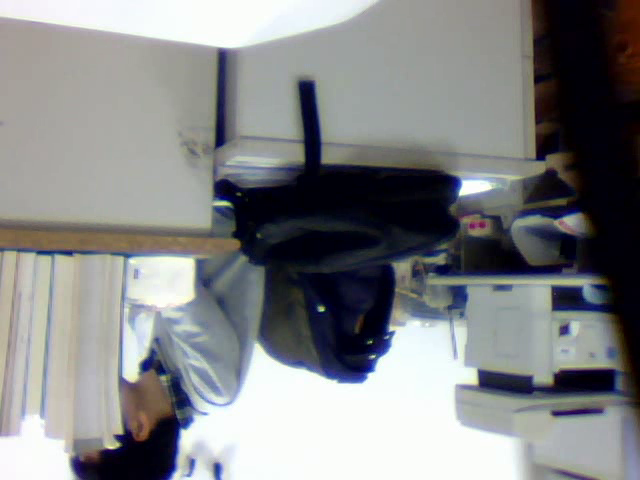
#> input picture frame 7 of Test/output.avi, 640 x 480 px, given in place of the camera
$ jupyter execute video.ipynb   (text cells are left out)
#> lines starting #> are read from the running program, lines starting #| are printed output that depends on the picture; pictures that were not available may be replaced by others from this repository, and a replacement may not be noted
[cell 1]
# capture video from camera

import numpy as np
import cv2

cap = cv2.VideoCapture(0)

while(True):
    # Capture frame-by-frame
    ret, frame = cap.read()
#> frame is the input picture: shape (480, 640, 3); mean B, G, R 134.8, 133.2, 131.7

    # Our operations on the frame come here
    gray = cv2.cvtColor(frame, cv2.COLOR_BGR2GRAY)
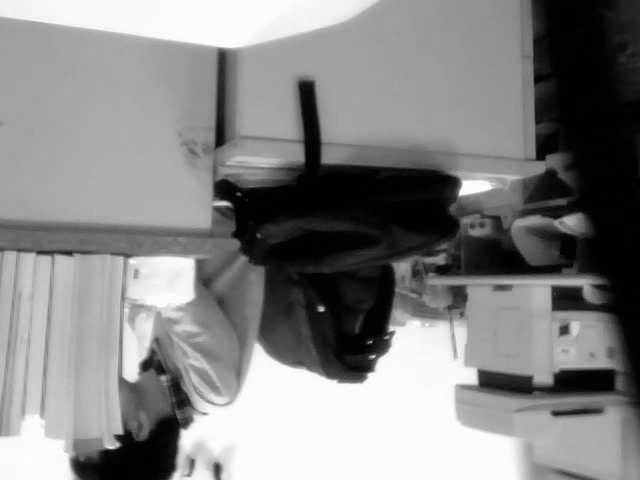
#> gray: shape (480, 640); min 0, max 255, mean 132.9

    # Display the resulting frame
    cv2.imshow('frame',gray)
    if cv2.waitKey(30) & 0xFF == ord('q'):
#> (key q is pressed here)
        break

# When everything done, release the capture
cap.release()
cv2.destroyAllWindows()

[cell 2]
# play video from file

import numpy as np
import cv2

cap = cv2.VideoCapture('./soccer.avi')

while(cap.isOpened()):
    ret, frame = cap.read()
    if ret == True:
        gray = cv2.cvtColor(frame, cv2.COLOR_BGR2GRAY)

        cv2.imshow('frame', gray)
        if cv2.waitKey(1) & 0xFF == ord('q'):
#> (key q is pressed here)
            break
    else:
        break
cap.release()
cv2.destroyAllWindows()

[cell 3]
import numpy as np
import cv2

cap = cv2.VideoCapture(0)

# Define the codec and create VideoWriter object
fourcc = cv2.VideoWriter_fourcc(*'XVID')
out = cv2.VideoWriter('output.avi',fourcc, 20.0, (640,480))

while(cap.isOpened()):
    ret, frame = cap.read()
    if ret==True:
        frame = cv2.flip(frame,0)
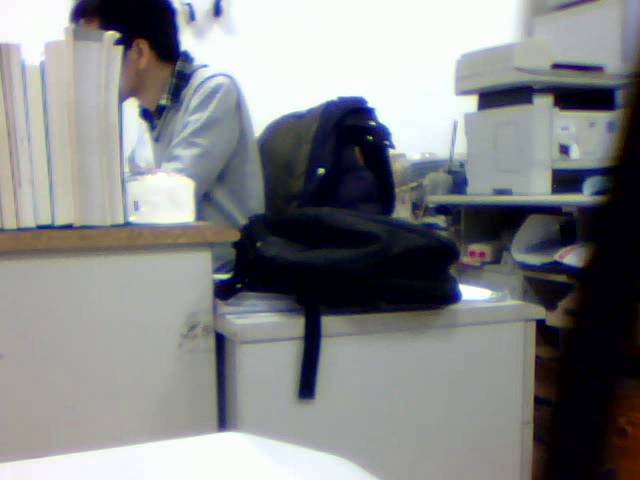
#> frame: shape (480, 640, 3); mean B, G, R 134.8, 133.2, 131.7

        # write the flipped frame
        out.write(frame)

        cv2.imshow('frame',frame)
        if cv2.waitKey(1) & 0xFF == ord('q'):
#> (key q is pressed here)
            break
    else:
        break

# Release everything if job is finished
cap.release()
out.release()
cv2.destroyAllWindows()

[cell 4]
import numpy as np
import cv2

# Create a black image
img = np.zeros((512,512,3), np.uint8)

# Draw a diagonal blue line with thickness of 5 px
img = cv2.line(img,(0,0),(511,511),(255,0,0),5)
cv2.imshow('img',img)
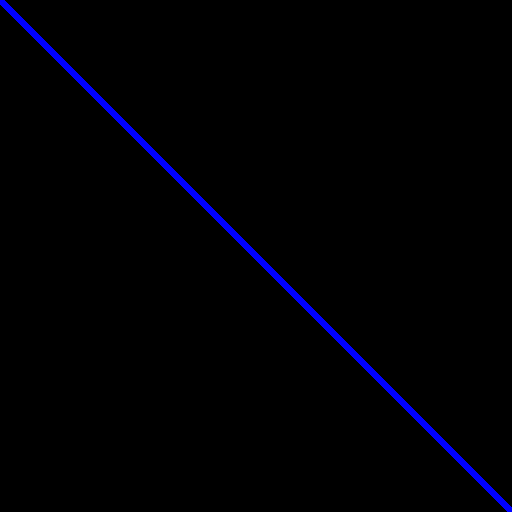
#> window 'img': shape (512, 512, 3); mean B, G, R 4.5, 0, 0
if cv2.waitKey(20) & 0xFF ==ord('q'):
#> (key q is pressed here)
    cv2.destroyAllWindows()

$ run again, starting later in the video
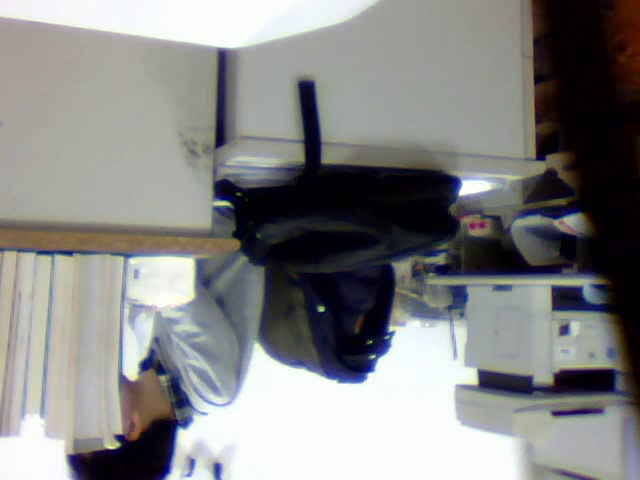
#> input picture frame 63 of Test/output.avi, 640 x 480 px, given in place of the camera
#> frame is the input picture: shape (480, 640, 3); mean B, G, R 132.9, 133.4, 133.2
#> `gray = cv2.cvtColor(frame, cv2.COLOR_BGR2GRAY)`:
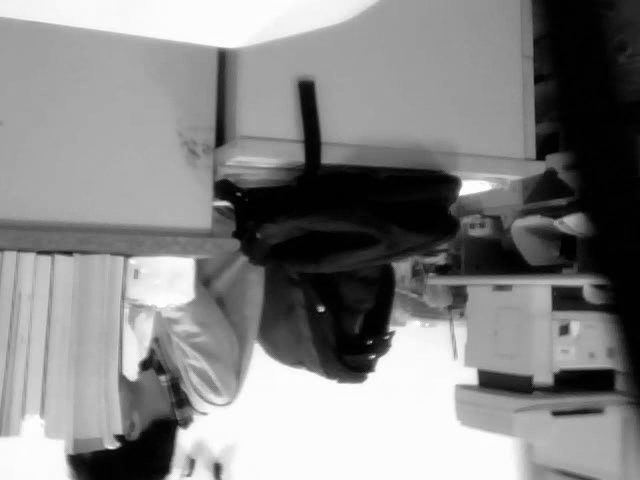
#> gray: shape (480, 640); min 0, max 255, mean 133.3
#> `frame = cv2.flip(frame,0)`:
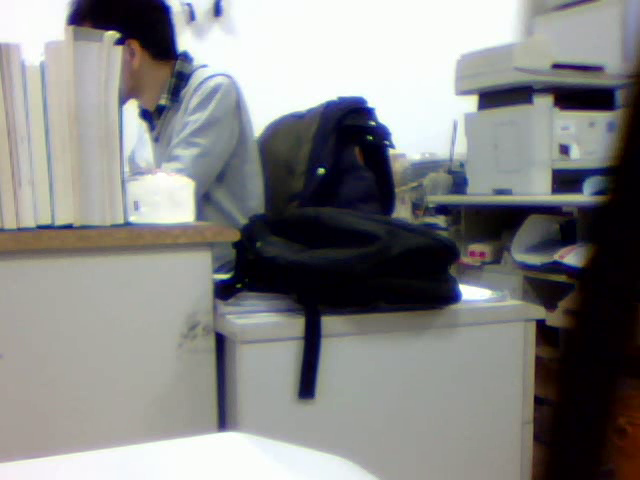
#> frame: shape (480, 640, 3); mean B, G, R 132.9, 133.4, 133.2
